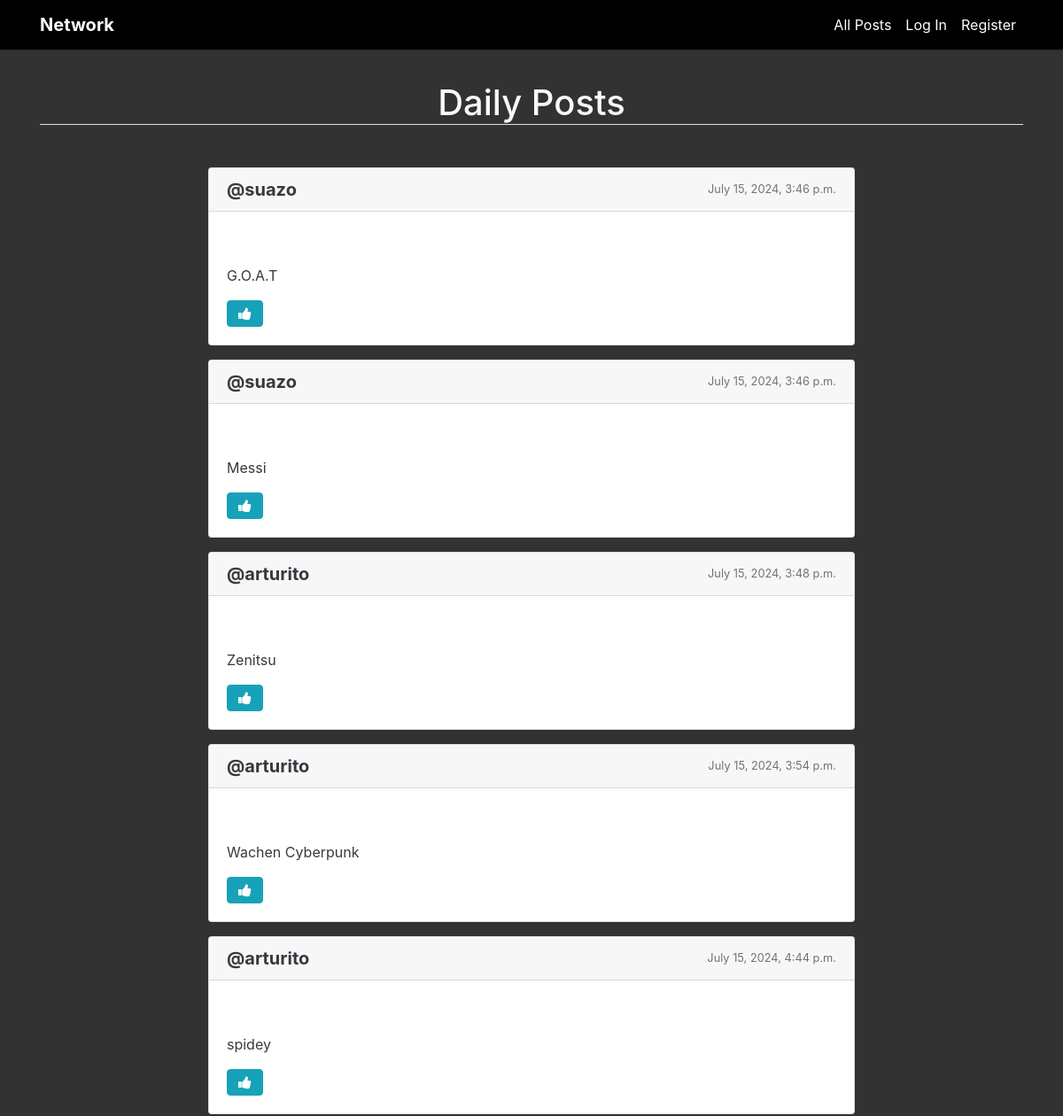
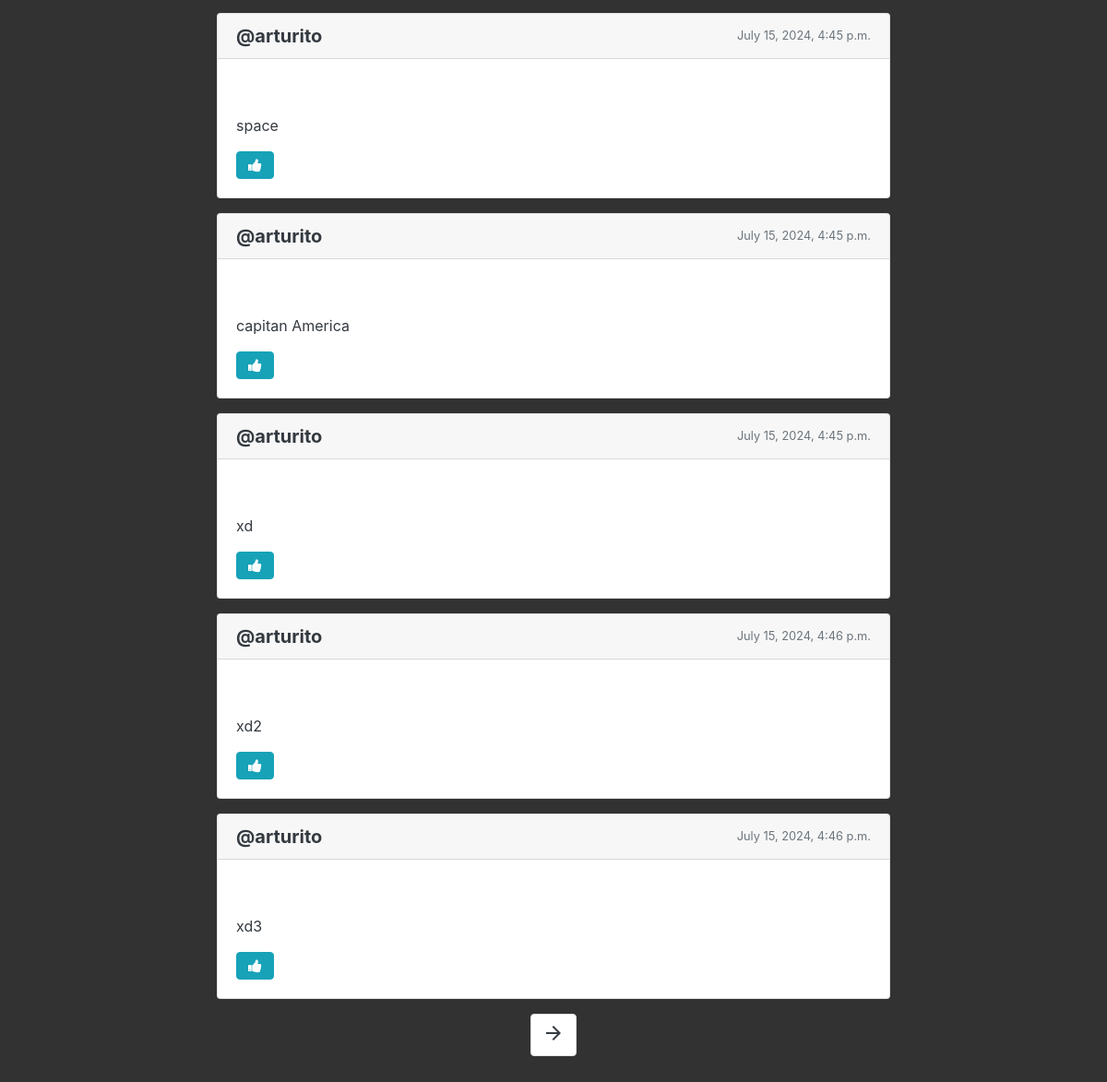
The page / on the database its author committed (2 pictures, top to bottom).
### network/models.py (models this page shows, shortened)
class Post(models.Model):
    content = models.CharField(max_length=500)
    user = models.ForeignKey(User, on_delete=models.CASCADE, related_name="userID")
    date = models.DateTimeField(auto_now_add=True)
    image = models.ImageField(upload_to='images/project4/', blank=True, null=True) # esto de imagenes aun no lo he puesto

class User(AbstractUser):
    pass

### network/views.py (the view, shortened to what this page needs)
# urls.py: path("", views.index, name="index"),
def index(request):
    posts = Post.objects.all()
    paginator = Paginator(posts, 10)
    page_number = request.GET.get('page')
    posts_of_the_page = paginator.get_page(page_number)
    all_likes = Like.objects.all()
    quien_te_gusto = []
    like_counts = {}
    for post in posts:
        if post.id not in like_counts:
            like_counts[post.id] = 0
    return render(request, "network/index.html", {
        "posts_of_the_page": posts_of_the_page,
        "quien_te_gusto": quien_te_gusto,
        "like_counts": like_counts,
    })

### network/templates/network/index.html (shortened to what this page needs)
{% extends "network/layout.html" %}
{% load cloudinary %}
{% load filters %}
{% block body %}
<div class="container">
    <h1 class="mt-3 mb-5 text-center text-light border-bottom">Daily Posts</h1>
    <div class="row">
        {% for post in posts_of_the_page %}
        <div class="col-md-8 mx-auto" id="post_{{ post.id }}">
            <div class="card mb-3">
                <div class="card-header d-flex justify-content-between align-items-center">
                    <a href="{% url 'profile' user_id=post.user.id %}"><h5 class="card-title text-dark mb-0"><strong>@{{ post.user.username }}</strong></h5></a>
                    <small class="text-muted">{{ post.date }}</small>
                </div>
                <div class="card-body">
                    {% if post.image %}
                    <div class="mb-3">
                    </div>
                    {% endif %}
                    <p class="card-text text-dark" id="post_content_{{ post.id }}">{{ post.content }}</p>
                    <div class="d-flex justify-content-between">
                        <div>
                            {%if user.is_authenticated %}
                                {% if post.id in quien_te_gusto %}
                                <button class="btn btn-info fa fa-thumbs-down like-btn" data-post-id="{{ post.id }}"></button>
                                {% else %}
                                <button class="btn btn-info fa fa-thumbs-up like-btn" data-post-id="{{ post.id }}"></button>
                                {% endif %}
                                <span id="like-count-{{ post.id }}" class="text-dark">{{ like_counts|get_item:post.id|default:0 }}</span> likes
                            {% else %}
                                <a href="{% url 'login' %}"><button class="btn btn-info fa fa-thumbs-up like-btn" data-post-id="{{ post.id }}"></button></a>
                            {% endif %}
                        </div>
                    </div>
                </div>
            </div>
        </div>
        {% endfor %}
    </div>
</div>
<nav aria-label="Page navigation example">
    <ul class="pagination d-flex justify-content-center">
        {% if posts_of_the_page.has_next %}
        <li class="page-item"><a class="page-link text-dark" href="?page={{posts_of_the_page.next_page_number}}"><span class="material-symbols-outlined">arrow_forward</span> </a></li>
        {% endif %}
    </ul>
</nav>
{% endblock %}

### network/templates/network/layout.html (shortened to what this page needs)
{% load static %}
<!DOCTYPE html>
<html lang="en">
<head>
    <link rel="stylesheet" href="https://stackpath.bootstrapcdn.com/bootstrap/4.4.1/css/bootstrap.min.css">
    <link rel="stylesheet" href="https://cdnjs.cloudflare.com/ajax/libs/font-awesome/4.7.0/css/font-awesome.min.css">
    <link href="{% static 'network/styles.css' %}" rel="stylesheet">
</head>
<body>
<nav class="navbar navbar-expand-lg navbar-light">
    <div class="container">
        <a class="navbar-brand" href="{% url 'index' %}">Network</a>
        <div class="collapse navbar-collapse" id="navbarNav">
            <ul class="navbar-nav ml-auto">
                <li class="nav-item">
                    <a class="nav-link" href="{% url 'index' %}">All Posts</a>
                </li>
                {% if user.is_authenticated %}
                    <li class="nav-item">
                        <a class="nav-link" href="{% url 'following' %}">Following</a>
                    </li>
                    <li>
                        <button type="button" class="btn btn-primary" data-bs-toggle="modal" data-bs-target="#exampleModal" data-bs-whatever="@mdo">New Post</button>
                        <div class="modal fade" id="exampleModal" tabindex="-1" aria-labelledby="exampleModalLabel" aria-hidden="true">
                        <div class="modal-dialog">
                            <div class="modal-content">
                            <div class="modal-header">
                                <h1 class="modal-title fs-5 text-dark" id="exampleModalLabel">New Post</h1>
                                <button type="button" class="btn-close" data-bs-dismiss="modal" aria-label="Close"></button>
                            </div>
                            <div class="modal-body">
                                <form action="{% url 'newPost' %}" method="post" enctype="multipart/form-data">
                                    {% csrf_token %}
                                    <div class="mb-3">
                                        <textarea name="content" class="form-control" rows="3" placeholder="What's on your mind?"></textarea>
                                    </div>
                                    <div class="mb-3">
                                        <input type="file" name="image" class="form-control" accept="image/*">
                                    </div>
                                    <button type="submit" class="btn btn-primary">Post</button>
                                </form>
                            </div>
                            </div>
                        </div>
                        </div>
                    </li>
                    <li class="nav-item">
                        <a class="nav-link" href="{% url 'logout' %}">LogOut</a>
                    </li>
                {% else %}
                    <li class="nav-item">
                        <a class="nav-link" href="{% url 'login' %}">Log In</a>
                    </li>
                    <li class="nav-item">
                        <a class="nav-link" href="{% url 'register' %}">Register</a>
                    </li>
                {% endif %}
            </ul>
        </div>
    </div>
</nav>
<div class="body">
    {% block body %}
    {% endblock %}
</div>
</body>
</html>

### network/templates/network/layout.html (style rules this page uses)
html, body { background-color: rgb(51, 50, 50); color: white !important; }
.navbar { background-color: #000000; box-shadow: 0 2px 4px rgba(0,0,0,0.1); color: white !important; }
.navbar-brand { font-weight: bold; color: white !important; }
.navbar-nav .nav-item .nav-link { color: white !important; }
.body { padding: 20px; min-height: calc(100vh - 56px); color: white !important; }

### rows shown on the page
Post: user.username "suazo", date "July 15, 2024, 3:46 p.m.", content "G.O.A.T"
Post: user.username "suazo", date "July 15, 2024, 3:46 p.m.", content "Messi"
Post: user.username "arturito", date "July 15, 2024, 3:48 p.m.", content "Zenitsu"
Post: user.username "arturito", date "July 15, 2024, 3:54 p.m.", content "Wachen Cyberpunk"
Post: user.username "arturito", date "July 15, 2024, 4:44 p.m.", content "spidey"
Post: user.username "arturito", date "July 15, 2024, 4:45 p.m.", content "space"
Post: user.username "arturito", date "July 15, 2024, 4:45 p.m.", content "capitan America"
Post: user.username "arturito", date "July 15, 2024, 4:45 p.m.", content "xd"
Post: user.username "arturito", date "July 15, 2024, 4:46 p.m.", content "xd2"
Post: user.username "arturito", date "July 15, 2024, 4:46 p.m.", content "xd3"
